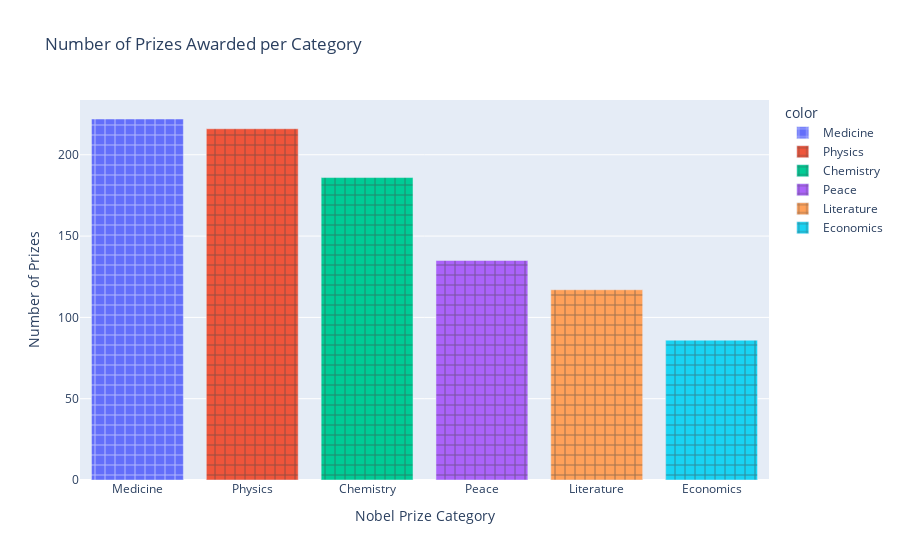

Notebook code for this chart:
### Code cell
prizes_per_category = df_data.category.value_counts()
v_bar = px.bar(
        x = prizes_per_category.index,
        y = prizes_per_category.values,
        color = prizes_per_category.index,
        color_continuous_scale='Aggrnyl',
        title='Number of Prizes Awarded per Category',pattern_shape_sequence=["+"])
 
v_bar.update_layout(xaxis_title='Nobel Prize Category', 
                    coloraxis_showscale=False,
                    yaxis_title='Number of Prizes')
v_bar.show()

### Figure 1 — Plotly figure (JSON) as saved in the notebook; plotly's stock layout.template omitted (floating-point values rounded to 4 significant figures)
{"data": [{"alignmentgroup": "True", "hovertemplate": "color=Medicine<br>x=%{x}<br>y=%{y}<extra></extra>", "legendgroup": "Medicine", "marker": {"color": "#636efa", "pattern": {"shape": "+"}}, "name": "Medicine", "offsetgroup": "Medicine", "orientation": "v", "showlegend": true, "textposition": "auto", "type": "bar", "x": ["Medicine"], "xaxis": "x", "y": [222], "yaxis": "y"}, {"alignmentgroup": "True", "hovertemplate": "color=Physics<br>x=%{x}<br>y=%{y}<extra></extra>", "legendgroup": "Physics", "marker": {"color": "#EF553B", "pattern": {"shape": "+"}}, "name": "Physics", "offsetgroup": "Physics", "orientation": "v", "showlegend": true, "textposition": "auto", "type": "bar", "x": ["Physics"], "xaxis": "x", "y": [216], "yaxis": "y"}, {"alignmentgroup": "True", "hovertemplate": "color=Chemistry<br>x=%{x}<br>y=%{y}<extra></extra>", "legendgroup": "Chemistry", "marker": {"color": "#00cc96", "pattern": {"shape": "+"}}, "name": "Chemistry", "offsetgroup": "Chemistry", "orientation": "v", "showlegend": true, "textposition": "auto", "type": "bar", "x": ["Chemistry"], "xaxis": "x", "y": [186], "yaxis": "y"}, {"alignmentgroup": "True", "hovertemplate": "color=Peace<br>x=%{x}<br>y=%{y}<extra></extra>", "legendgroup": "Peace", "marker": {"color": "#ab63fa", "pattern": {"shape": "+"}}, "name": "Peace", "offsetgroup": "Peace", "orientation": "v", "showlegend": true, "textposition": "auto", "type": "bar", "x": ["Peace"], "xaxis": "x", "y": [135], "yaxis": "y"}, {"alignmentgroup": "True", "hovertemplate": "color=Literature<br>x=%{x}<br>y=%{y}<extra></extra>", "legendgroup": "Literature", "marker": {"color": "#FFA15A", "pattern": {"shape": "+"}}, "name": "Literature", "offsetgroup": "Literature", "orientation": "v", "showlegend": true, "textposition": "auto", "type": "bar", "x": ["Literature"], "xaxis": "x", "y": [117], "yaxis": "y"}, {"alignmentgroup": "True", "hovertemplate": "color=Economics<br>x=%{x}<br>y=%{y}<extra></extra>", "legendgroup": "Economics", "marker": {"color": "#19d3f3", "pattern": {"shape": "+"}}, "name": "Economics", "offsetgroup": "Economics", "orientation": "v", "showlegend": true, "textposition": "auto", "type": "bar", "x": ["Economics"], "xaxis": "x", "y": [86], "yaxis": "y"}], "layout": {"barmode": "relative", "coloraxis": {"showscale": false}, "legend": {"title": {"text": "color"}, "tracegroupgap": 0}, "title": {"text": "Number of Prizes Awarded per Category"}, "xaxis": {"anchor": "y", "domain": [0, 1], "title": {"text": "Nobel Prize Category"}}, "yaxis": {"anchor": "x", "domain": [0, 1], "title": {"text": "Number of Prizes"}}}}
